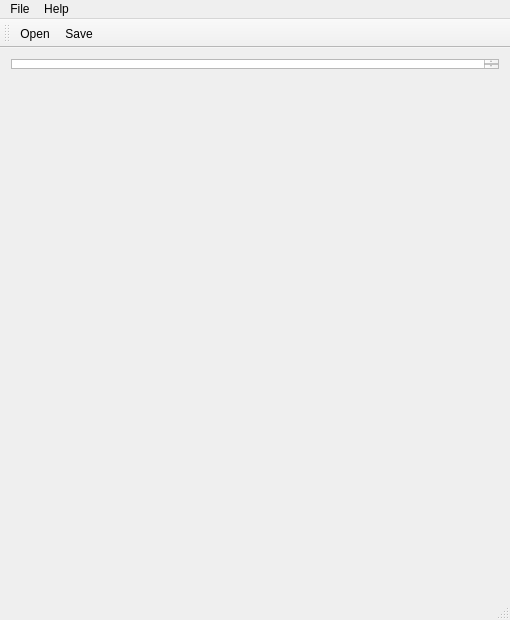
<?xml version="1.0" encoding="UTF-8"?>
<ui version="4.0">
 <class>MainWindow</class>
 <widget class="QMainWindow" name="MainWindow">
  <property name="geometry">
   <rect>
    <x>0</x>
    <y>0</y>
    <width>510</width>
    <height>620</height>
   </rect>
  </property>
  <property name="windowTitle">
   <string>Qool Edit</string>
  </property>
  <widget class="QWidget" name="centralWidget">
   <layout class="QGridLayout" name="gridLayout">
    <item row="0" column="0">
     <widget class="QPlainTextEdit" name="edtMain">
      <property name="maximumSize">
       <size>
        <width>16777215</width>
        <height>10</height>
       </size>
      </property>
     </widget>
    </item>
    <item row="1" column="0">
     <widget class="QLabel" name="label">
      <property name="text">
       <string/>
      </property>
     </widget>
    </item>
    <item row="2" column="0">
     <widget class="QLabel" name="label_2">
      <property name="text">
       <string/>
      </property>
      <property name="pixmap">
       <pixmap resource="resources.qrc">:/img/LogoZone-60970253142601.JPG</pixmap>
      </property>
     </widget>
    </item>
   </layout>
  </widget>
  <widget class="QMenuBar" name="menuBar">
   <property name="geometry">
    <rect>
     <x>0</x>
     <y>0</y>
     <width>510</width>
     <height>22</height>
    </rect>
   </property>
   <widget class="QMenu" name="menuFile">
    <property name="title">
     <string>File</string>
    </property>
    <addaction name="actionOpen"/>
    <addaction name="actionSave"/>
   </widget>
   <widget class="QMenu" name="menuHelp">
    <property name="title">
     <string>Help</string>
    </property>
    <addaction name="actionAbout"/>
    <addaction name="actionAbout_QT"/>
   </widget>
   <addaction name="menuFile"/>
   <addaction name="menuHelp"/>
  </widget>
  <widget class="QToolBar" name="mainToolBar">
   <attribute name="toolBarArea">
    <enum>TopToolBarArea</enum>
   </attribute>
   <attribute name="toolBarBreak">
    <bool>false</bool>
   </attribute>
   <addaction name="actionOpen"/>
   <addaction name="actionSave"/>
  </widget>
  <widget class="QStatusBar" name="statusBar"/>
  <action name="actionOpen">
   <property name="icon">
    <iconset resource="resources.qrc">
     <normaloff>:/img/Close Icon.jpg</normaloff>:/img/Close Icon.jpg</iconset>
   </property>
   <property name="text">
    <string>Open</string>
   </property>
  </action>
  <action name="actionSave">
   <property name="text">
    <string>Save</string>
   </property>
  </action>
  <action name="actionAbout">
   <property name="text">
    <string>About</string>
   </property>
  </action>
  <action name="actionAbout_QT">
   <property name="text">
    <string>About Qt</string>
   </property>
  </action>
 </widget>
 <layoutdefault spacing="6" margin="11"/>
 <resources>
  <include location="resources.qrc"/>
 </resources>
 <connections/>
</ui>
